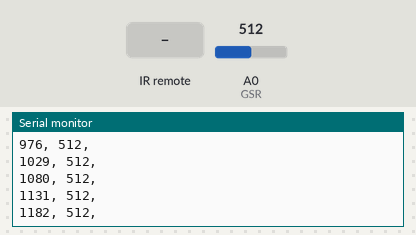
Bench run of a sketch on a simulated Arduino Uno, built with avr-gcc and run on an emulated ATmega328P. On the bench: the last lines printed to the serial monitor. Inputs (shaded band) come from the test bench; at power-on: A0 (GSR) = 512.

Above: at 1.2 s.
1.3 s: infrared code 0xFFA25D received
At 1.4 s:
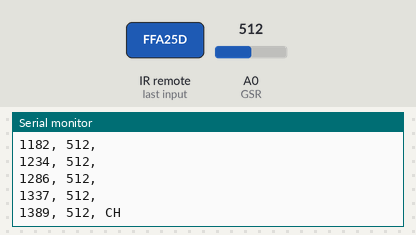
2.9 s: infrared code 0xFF22DD received
At 3.0 s:
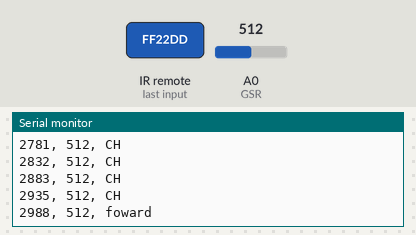
4.5 s: infrared code 0xFF02FD received
At 4.6 s:
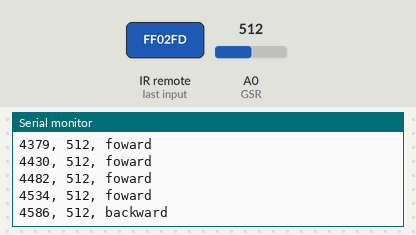
6.1 s: infrared code 0xFFC23D received
At 6.2 s:
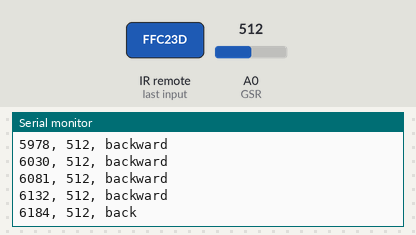
7.7 s: infrared code 0xFFE01F received
At 7.8 s:
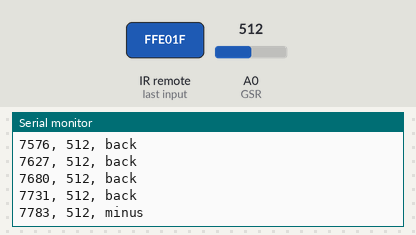
9.3 s: infrared code 0xFFA857 received
At 9.4 s:
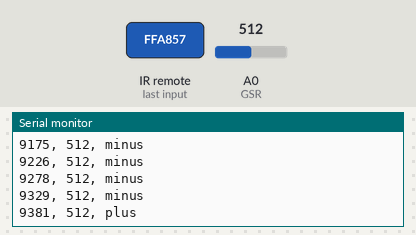

The sketch:

GSR_button.ino
```cpp
#include "IRremote.h" //library needs install

const int GSR=A0; //defines signal for GSC
int sensorValue=0;
int gsr_average=0;

const int receiver = 11; //defines signal for infared
unsigned long key_value = 0;
String inputlog = "";
IRrecv irrecv(receiver);     // create instance of 'irrecv'
decode_results results;      // create instance of 'decode_results'

//the data string that gets printed each row
String dataStr= "";

void setup(){

  Serial.begin(9600);
  irrecv.enableIRIn();
}

void loop(){
  dataStr = ""; //clean out string
  long sum=0;

 if (irrecv.decode(&results)){

        if (results.value == 0XFFFFFFFF)
          results.value = key_value;

        switch(results.value){
          case 0xFFA25D:
          inputlog = "CH";
          break;
          case 0xFF629D:
          inputlog = "CH";
          break;
          case 0xFFE21D:
          inputlog = "CH";
          break;
          case 0xFF22DD:
          inputlog = "foward";
          break;
          case 0xFF02FD:
          inputlog = "backward";
          break ;
          case 0xFFC23D:
          inputlog = "back";
          break ;
          case 0xFFE01F:
         inputlog = "minus";
          break ;
          case 0xFFA857:
          inputlog = "plus";
          break ;
          case 0xFF906F:
          inputlog = "test";
          break ;
          case 0xFF6897:
          inputlog = "0";
          break ;
          case 0xFF30CF:
          inputlog = "1";
          break ;
          case 0xFF18E7:
          inputlog = "2";
          break ;
          case 0xFF7A85:
          inputlog = "3";
          break ;
          case 0xFF10EF:
          inputlog = "4";
          break ;
          case 0xFF38C7:
          inputlog = "5";
          break ;
          case 0xFF5AA5:
          inputlog = "6";
          break ;
          case 0xFF42BD:
          inputlog = "7";
          break ;
          case 0xFF4AB5:
          inputlog = "8";
          break ;
          case 0xFF52AD:
          inputlog = "9";
          break ;
        }
        key_value = results.value;
        irrecv.resume();
  }

  for(int i=0;i<10;i++)           //Average the 10 measurements to remove the glitch
      {
      sensorValue=analogRead(GSR);
      sum += sensorValue;
      delay(5);
      }

   dataStr.concat(millis()); //convert long to charStr
   dataStr.concat(", ");
   gsr_average = sum/10;
   dataStr.concat(gsr_average);
   dataStr.concat(", ");
   dataStr.concat(inputlog);

   Serial.println(dataStr);
   //delay(100); The current rate of sampling is 5ms, which seems a bit excessive.
   //consider reducing to 100ms to promote processing speed
}
```

Measured:
- after the input at 1.3 s, the serial monitor: prints a new line after 0.09 s (image 1)
